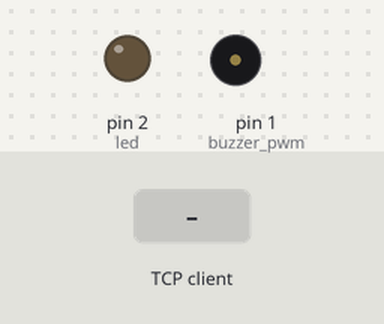
Bench run of a program on a simulated MicroPython board. Shown: output pins drawn as LEDs (lit = HIGH), buzzer (waves = sounding). The inputs (shaded band) are chosen by the test bench. Random numbers come from a fixed seed; the board's own WiFi access point starts at once; one TCP client connects 1 s after the port opens and stays connected; what the program prints to the serial console is not drawn.

Above: at 1.2 s.
1.3 s: the TCP client sends "ON"
At 1.9 s:
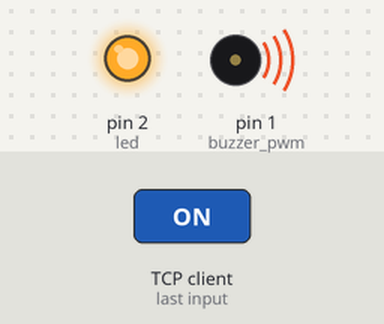
2.8 s: the TCP client sends "OFF"
At 4.2 s:
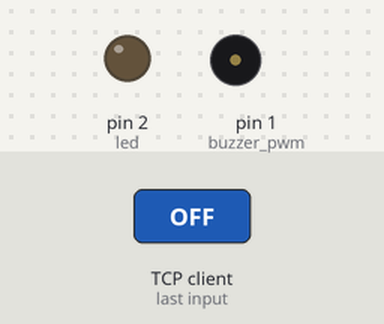
Timing chart, 0 to 5.8 s (numbered marks = the images above; inputs shaded):
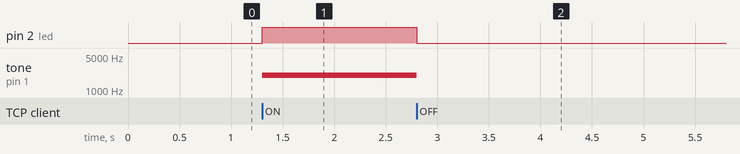

The program:

server.py
```python
import network, socket, machine, urandom

# Generar nombre de red aleatorio
rand_num = urandom.getrandbits(16)
ssid = "morse-{:04d}".format(rand_num)
ap = network.WLAN(network.AP_IF)
ap.active(True)
ap.config(essid=ssid, password="", authmode=network.AUTH_OPEN)

print("SSID:", ssid)
print("IP:", ap.ifconfig()[0])

# Configuración del buzzer pasivo en el pin 1 vía PWM
BUZZER_PIN = 1
PWM_FREQ = 2000        # 2 kHz para máxima potencia audible
DUTY = 32768           # 50%

buzzer_pwm = machine.PWM(machine.Pin(BUZZER_PIN))
buzzer_pwm.freq(PWM_FREQ)
buzzer_pwm.duty_u16(0)  # Apagado por defecto

led = machine.Pin(2, machine.Pin.OUT)
led.off()

server = socket.socket(socket.AF_INET, socket.SOCK_STREAM)
server.bind(('', 1234))
server.listen(1)
print("Esperando conexión del cliente...")

client_detected = False

while True:
    conn, addr = server.accept()
    print("Cliente conectado desde:", addr)
    if not client_detected:
        client_detected = True

    while True:
        data = conn.recv(32)
        if not data:
            break
        msg = data.decode('utf-8')
        if msg == "ON":
            buzzer_pwm.duty_u16(DUTY)  # Enciende sonido PWM
            led.on()
        elif msg == "OFF":
            buzzer_pwm.duty_u16(0)     # Apaga sonido PWM
            led.off()
    conn.close()
    print("Cliente desconectado")
```

Measured:
- after the input at 1.3 s, pin 2 (led): LOW → HIGH at once; tone on pin 1 (buzzer_pwm): silent → 2000 Hz at once
- after the input at 2.8 s, pin 2 (led): HIGH → LOW at once; tone on pin 1 (buzzer_pwm): 2000 Hz → silent at once
